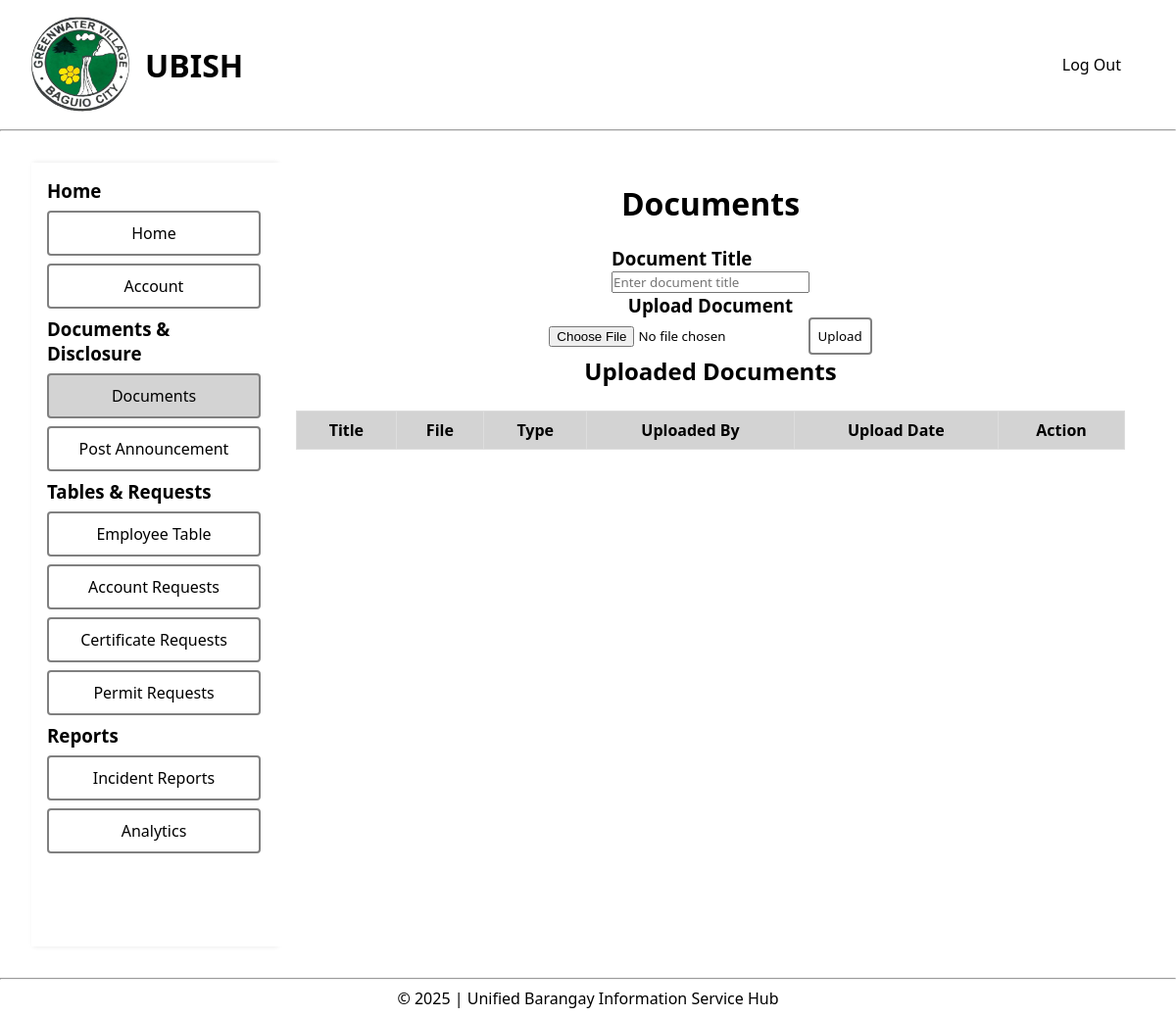
/pages/main/documents.php (signed in), run on an earlier commit of the app's database.
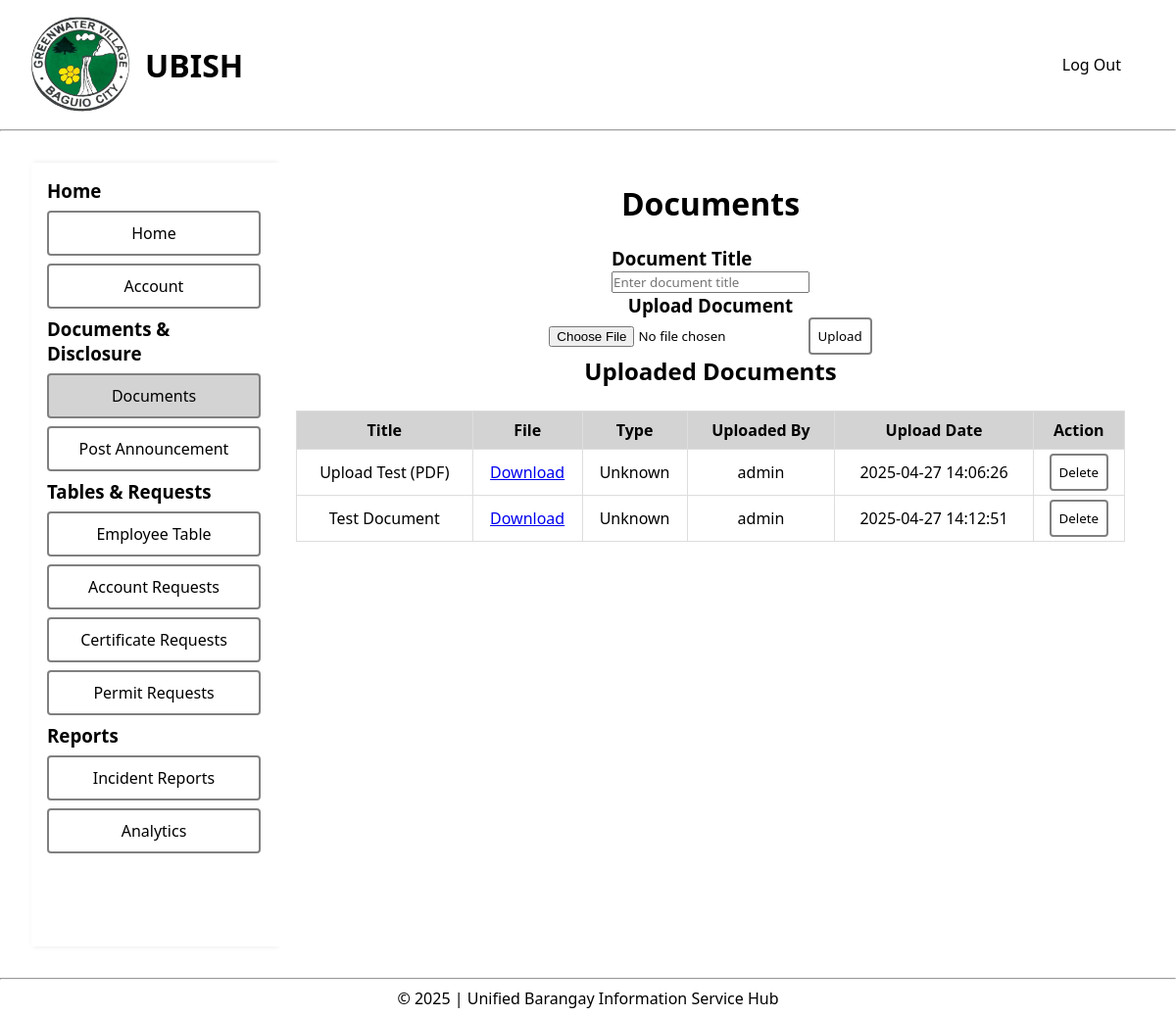
And on a later commit of the database.
### tables this page shows
CREATE TABLE `files` (
  `file_id` int(11) NOT NULL,
  `title` varchar(255) NOT NULL,
  `file_name` varchar(255) NOT NULL,
  `file_path` varchar(255) NOT NULL,
  `uploaded_by` int(11) DEFAULT NULL,
  `upload_date` timestamp NOT NULL DEFAULT current_timestamp(),
  `privacy` enum('Public','Private') NOT NULL DEFAULT 'Public',
  `file_type` varchar(255) DEFAULT NULL
);

### config/dbfetch.php (called while the page is built, shortened)
<?php
    include '../../config/dbconfig.php';
    $accessQuery = "SELECT access_level FROM employee_details WHERE emp_id = :emp_id";
    $access = $pdo->prepare($accessQuery);
    $access->execute([":emp_id" => $_SESSION['emp_id']]);
    $accessLevel = $access->fetchColumn();
?>

### pages/main/documents.php (the view, shortened to what this page needs)
<?php
include '../../config/dbfetch.php';
$documentsFetch = "SELECT * FROM files";
$stmt = $pdo->query($documentsFetch);
$documents = $stmt->fetchAll(PDO::FETCH_ASSOC);
function getDocumentsTable($pdo)
{
    $documentsFetch = "SELECT * FROM files";
    $stmt = $pdo->query($documentsFetch);
    $documents = $stmt->fetchAll(PDO::FETCH_ASSOC);
    $output = "";
    foreach ($documents as $document) {
        $documentId = $document['file_id'];
        $title = htmlspecialchars($document['file_name']);
        $filePath = htmlspecialchars($document['file_path']);
        $fileType = htmlspecialchars($document['file_type'] ?? 'Unknown');
        $uploadedBy = $document['uploaded_by'];
        $uploadDate = $document['upload_date'];
        $userFetch = "SELECT username FROM login_details WHERE user_id = :uploaded_by";
        $stmtUser = $pdo->prepare($userFetch);
        $stmtUser->execute([':uploaded_by' => $uploadedBy]);
        $user = $stmtUser->fetch(PDO::FETCH_ASSOC);
        $username = $user ? $user['username'] : 'Unknown';
        $output .= "<tr>
                        <td>$title</td>
                        <td><a href='$filePath' download>Download</a></td>
                        <td>$fileType</td>
                        <td>$username</td>
                        <td>$uploadDate</td>
                        <td><button onclick='confirmDelete($documentId)'>Delete</button></td>
                    </tr>";
    }
    return $output;
}
?>
<!DOCTYPE html>
<html lang="en">
<head>
    <link rel="stylesheet" href="../../assets/css/style.css">
</head>
</head>
<body>
    <header>
        <div class="navigation">
            <div class="logo">
                <img src="../../assets/img/greenwater-village-logo.jpg" alt="Greenwater Village Logo">
                <h1>UBISH</h1>
            </div>
            <form method="POST">
                <nav>
                    <ul>
                        <li><button class="logout" style="cursor: pointer;" name="logout">Log Out</button></li>
                    </ul>
                </nav>
            </form>
        </div>
        <hr>
    </header>
    <main>
        <div class="dashboard-main">
            <div class="dashboard-sidebar">
                <ul>
                    <h3>Home</h3>
                    <li><a href="../main/dashboard.php">Home</a></li>
                    <li><a href="../main/account.php">Account</a></li>
                    <h3>Documents & Disclosure</h3>
                    <li class="active"><a href="../main/documents.php">Documents</a></li>
                    <li><a href="../main/announcements.php">Post Announcement</a></li>
                    <h3>Tables & Requests</h3>
                    <?php if ($accessLevel >= 2) {
                        echo '<li><a href="../main/employee_table.php">Employee Table</a></li>';
                    } ?>
                    <?php if ($accessLevel >= 3) {
                        echo '<li><a href="../main/account_requests.php">Account Requests</a></li>';
                    } ?>
                    <?php if ($accessLevel >= 2) {
                        echo '<li><a href="#">Certificate Requests</a></li>';
                    } ?>
                    <?php if ($accessLevel >= 2) {
                        echo '<li><a href="#">Permit Requests</a></li>';
                    } ?>
                    <h3>Reports</h3>
                    <li><a href="../main/incidents.php">Incident Reports</a></li>
                    <li><a href="../main/reports.php">Analytics</a></li>
                </ul>
            </div>
            <div class="dashboard-content">
                <h1>
                    <center>Documents</center>
                </h1><br>
                <div class="document-upload-form">
                    <form method="POST" enctype="multipart/form-data">
                        <div class="document-credentials">
                            <h3>Document Title</h3>
                            <input type="text" name="title" placeholder="Enter document title" required>
                        </div>
                        <div class="document-credentials">
                            <center>
                                <h3>Upload Document</h3>
                            </center>
                            <input type="file" name="document" accept=".pdf,.doc,.docx,.xls,.xlsx,.txt,.jpg,.png"
                                required>
                            <button name="upload" id="uploadDocument">Upload</button>
                        </div>
                    </form>
                </div>
                <h2>
                    <center>Uploaded Documents</center>
                </h2>
                <table class="documents-table">
                    <thead>
                        <tr>
                            <th>Title</th>
                            <th>File</th>
                            <th>Type</th>
                            <th>Uploaded By</th>
                            <th>Upload Date</th>
                            <th>Action</th>
                        </tr>
                    </thead>
                    <tbody>
                        <?php echo getDocumentsTable($pdo); ?>
                    </tbody>
                </table>
            </div>
        </div>
    </main>
    <footer>
        <hr>
        <p><?php echo "&copy; " . date('Y') . " | Unified Barangay Information Service Hub"; ?></p>
    </footer>
</body>
</html>

### assets/css/style.css (style rules this page uses)
* { margin: 0; padding: 0; box-sizing: border-box; font-family: 'Segoe UI', Tahoma, Geneva, Verdana, sans-serif; }
body { display: grid; grid-template-rows: auto 1fr auto; min-height: 100vh; }
.navigation { display: flex; align-items: center; justify-content: space-between; margin: 16px 32px; }
.logo { display: flex; align-items: center; justify-content: center; text-align: center; }
.logo h1 { padding-left: 16px; }
.logo img { display: block; width: 100px; height: 100px; border-radius: 50%; object-fit: cover; }
nav ul { display: flex; align-items: center; justify-content: center; }
nav ul li { padding: 0 16px; list-style-type:none; }
main { margin: 32px; }
form { display: flex; flex-direction: column; align-items: center; justify-content: center; }
button.logout { border: none; background-color: white; font-size: 16px; }
.dashboard-main { display: grid; grid-template-columns: 250px 1fr; grid-template-rows: 1fr; min-height: 100vh; }
.dashboard-sidebar { grid-area: 1 / 1 / 2 / 2; overflow-y: auto; padding: 16px; box-shadow: 2px 0 5px rgba(0, 0, 0, 0.1); }
.dashboard-content { grid-area: 1 / 2 / 2 / 3; padding: 20px; display: flex; flex-direction: column; align-items: center; justify-content: flex-start; background-color: #fff; overflow-y: auto; }
.dashboard-sidebar ul { list-style-type: none; padding: 0; margin: 0; }
.dashboard-sidebar ul li { margin: 8px 0; border: 2px solid gray; border-radius: 4px; text-align: center; background-color: white; cursor: pointer; }
.dashboard-sidebar ul li a { display: block; padding: 10px; text-decoration: none; color: black; }
.dashboard-sidebar ul li.active { background-color: lightgray; }
.dashboard-content table { margin: 24px 0; }
.dashboard-content table tr td { padding: 4px 8px; }
footer p { text-align: center; padding: 8px; }

### pages/main/documents.php (style rules this page uses)
button { border: 2px solid gray; background-color: white; color: black; padding: 8px; border-radius: 4px; cursor: pointer; transition: background-color 0.3s; }
button.logout { border: none; background-color: white; font-size: 16px; }
table { width: 100%; border-collapse: collapse; margin: 24px 0; }
table th, table td { padding: 8px 12px; border: 1px solid #ddd; text-align: center; }
table th { background-color: lightgray; }

What changed in the data, as far as the page shows it:
added files: file_name "Upload Test (PDF)", file_type "Unknown", uploaded_by.username "admin", upload_date "2025-04-27 14:06:26"
added files: file_name "Test Document", file_type "Unknown", uploaded_by.username "admin", upload_date "2025-04-27 14:12:51"
